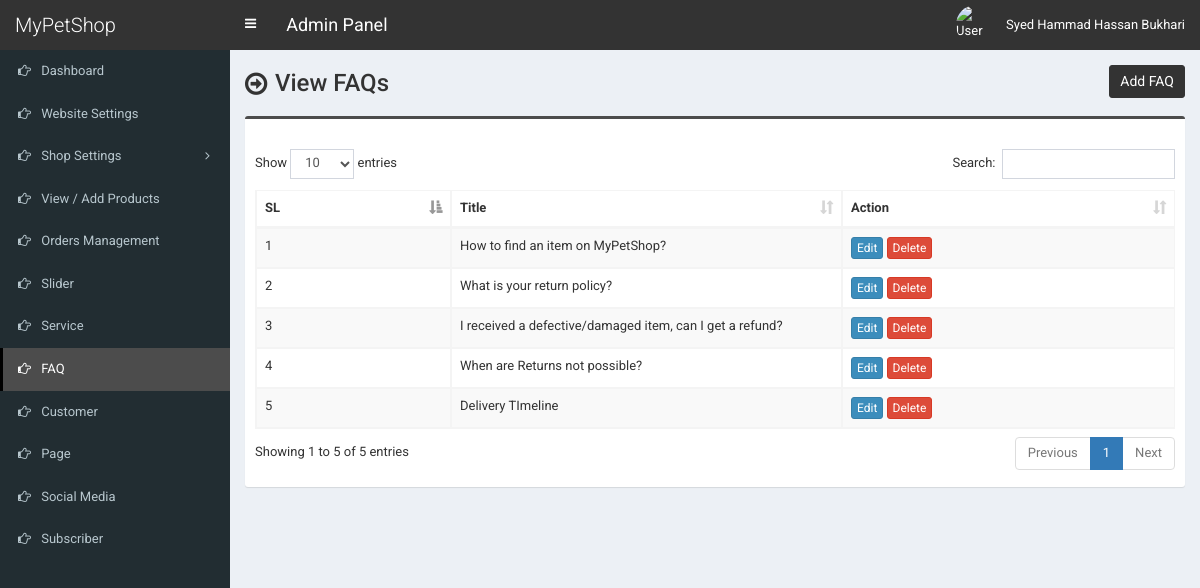
The app's page /admin/faq.php (signed in) with its own data.
### tables this page shows
CREATE TABLE `tbl_faq` (
  `faq_id` int(11) NOT NULL,
  `faq_title` varchar(255) NOT NULL,
  `faq_content` text NOT NULL
);

### admin/faq.php (the view, shortened to what this page needs)
<?php require_once('header.php'); ?>
<section class="content-header">
	<div class="content-header-left">
		<h1>View FAQs</h1>
	</div>
	<div class="content-header-right">
		<a href="faq-add.php" class="btn btn-primary btn-sm">Add FAQ</a>
	</div>
</section>
<section class="content">
	<div class="row">
		<div class="col-md-12">
			<div class="box box-info">
				<div class="box-body table-responsive">
					<table id="example1" class="table table-bordered table-striped">
						<thead>
							<tr>
								<th width="30">SL</th>
								<th width="100">Title</th>
								<th width="80">Action</th>
							</tr>
						</thead>
						<tbody>
							<?php
							$i=0;
							$statement = $pdo->prepare("SELECT * FROM tbl_faq");
							$statement->execute();
							$result = $statement->fetchAll(PDO::FETCH_ASSOC);
							foreach ($result as $row) {
								$i++;
								?>
								<tr>
									<td><?php echo $i; ?></td>
									<td><?php echo $row['faq_title']; ?></td>
									<td>
										<a href="faq-edit.php?id=<?php echo $row['faq_id']; ?>" class="btn btn-primary btn-xs">Edit</a>
										<a href="#" class="btn btn-danger btn-xs" data-href="faq-delete.php?id=<?php echo $row['faq_id']; ?>" data-toggle="modal" data-target="#confirm-delete">Delete</a>
									</td>
								</tr>
								<?php
							}
							?>
						</tbody>
					</table>
				</div>
			</div>
		</div>
	</div>
</section>
<?php require_once('footer.php'); ?>

### admin/style.css (style rules this page uses)
body { font-size: 13px; font-family: 'Roboto', sans-serif; }
.content-header>h1, .content-header .content-header-left h1 { font-family: 'Roboto', sans-serif; }
.box-info { padding-top: 20px; }
.content-header { overflow: hidden; }
.content-header .content-header-left { float: left; padding-top: 5px; }
.content-header .content-header-right { float: right; }
.content-header .content-header-left h1 { margin-top: 0; margin-bottom: 0; padding-left: 30px; padding-bottom: 5px; font-size: 24px; position: relative; }
.content-header .content-header-left h1:before { position: absolute; top: 0; left: 0; font-family: 'FontAwesome', sans-serif; font-size: 26px; content: '\f18e'; }
.content-header .content-header-right a { position: relative; font-size: 14px; }
.box.box-info { border-top-color: #4c4c4c; }
.content-header .content-header-right a { background-color: #333333; border-color: #333333; }

### records on screen
tbl_faq: faq_title "How to find an item on MyPetShop?"
tbl_faq: faq_title "What is your return policy?"
tbl_faq: faq_title "I received a defective/damaged item, can I get a refund?"
tbl_faq: faq_title "When are Returns not possible?"
tbl_faq: faq_title "Delivery TImeline"

### other values on screen
$_SESSION['user']['full_name'] "Syed Hammad Hassan Bukhari"
